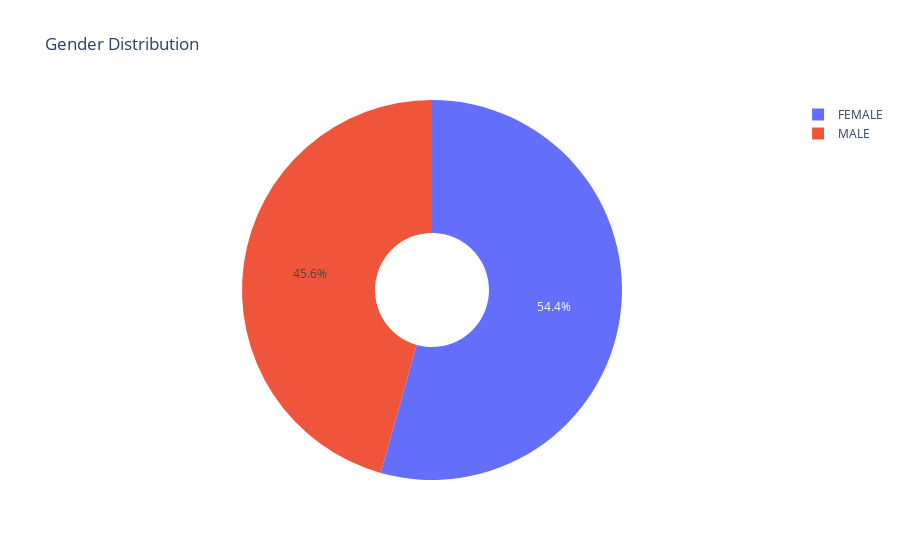

The notebook cell this image was saved under:
### Markdown cell above
### Gender Distribution

### Code cell
# Hover on it to see the interactions
gender_counts = df['GENDER'].value_counts()
fig = px.pie(names=gender_counts.index, values=gender_counts.values, title='Gender Distribution', hole=0.3)
fig.show()

### Figure 1 — Plotly figure (JSON) as saved in the notebook; plotly's stock layout.template omitted (floating-point values rounded to 4 significant figures)
{"data": [{"domain": {"x": [0, 1], "y": [0, 1]}, "hole": 0.3, "hovertemplate": "label=%{label}<br>value=%{value}<extra></extra>", "labels": ["FEMALE", "MALE"], "legendgroup": "", "name": "", "showlegend": true, "type": "pie", "values": [331, 278]}], "layout": {"legend": {"tracegroupgap": 0}, "title": {"text": "Gender Distribution"}}}
